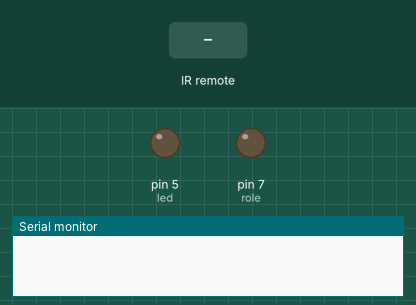
Simulated run of this sketch. Board: Arduino Uno, built with avr-gcc and run on an emulated ATmega328P. Shown: output pins drawn as LEDs (lit = HIGH), the last lines printed to the serial monitor. The test bench sets the inputs (shaded band).

Above: at 1.2 s.
1.3 s: infrared code 0xFF6897 received
At 1.6 s:
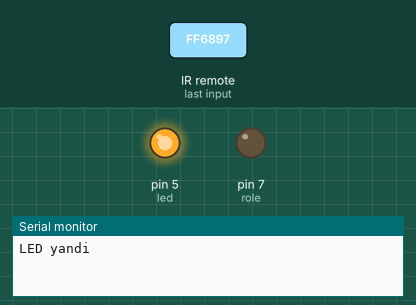
2.8 s: infrared code 0xFF9867 received
At 3.9 s:
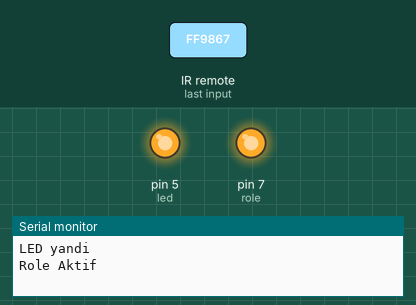
4.3 s: infrared code 0xFF6897 received
At 5.1 s:
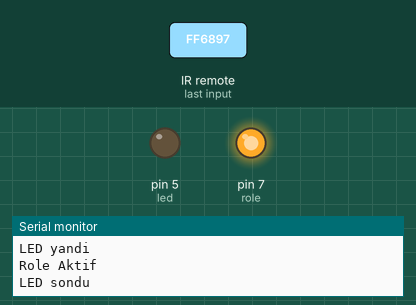
Timing chart, 0 to 7.3 s (numbered marks = the images above; inputs shaded):
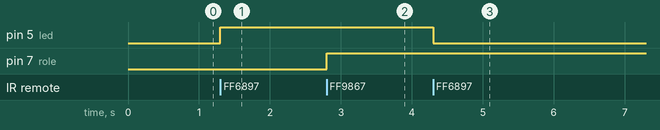

Measured:
- after the input at 1.3 s, pin 5 (led): LOW → HIGH at once
- after the input at 2.8 s, pin 7 (role): LOW → HIGH at once
- after the input at 4.3 s, pin 5 (led): HIGH → LOW at once

The sketch:

IR_2.ino
```cpp
#include "IRremote.h"

IRrecv IR(8);
decode_results results;

#define role 7
#define led 5


void setup()
{
  Serial.begin(9600);
  pinMode(led, OUTPUT);
  pinMode(role, OUTPUT);
  IR.enableIRIn();
}
void loop()
{
  if (IR.decode(&results))
  {
    if (results.value == 0xFF6897)
    {
      digitalWrite(led, !digitalRead(led));
      if (digitalRead(led) == 1)
      {
        Serial.println("LED yandi");
      }
      else
      {
        Serial.println("LED sondu");
      }
    }
    if (results.value == 0xFF9867)
    {
      digitalWrite(role, !digitalRead(role));
      if (digitalRead(role) == 1)
      {
        Serial.println("Role Aktif");
      }
      else
      {
        Serial.println("Role Pasif");
      }
    }

    if (results.value == 0xFF02FD)
    {
      digitalWrite(led, 1);
      digitalWrite(role, 1);
      Serial.println("Tum Alıcılar Enerjili");
    }
    if (results.value == 0xFF4AB5)
    {
      digitalWrite(led, 0);
      digitalWrite(role, 0);
      Serial.println("Tum Alıcılar Enerjisiz");
    }

    IR.resume();
  }
}
```
